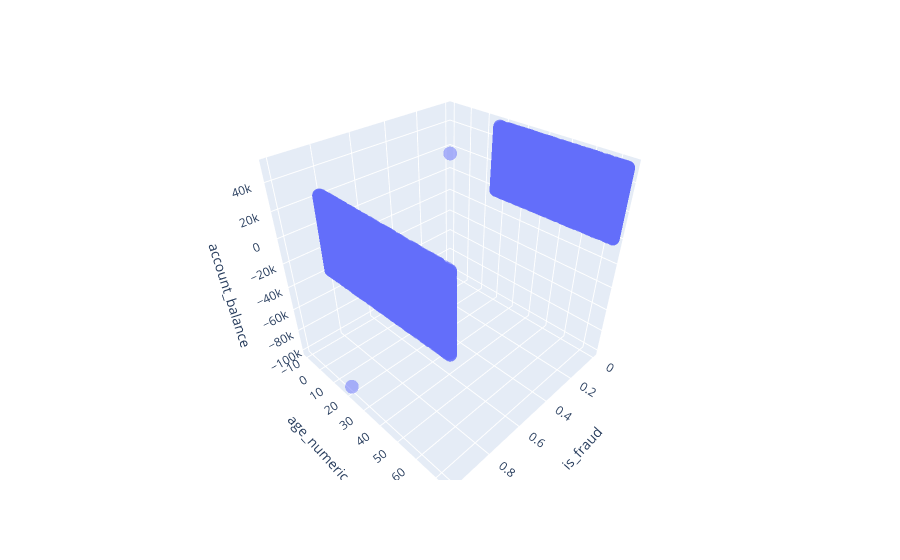

The notebook cell this image was saved under:
### Code cell
fig = px.scatter_3d(all_df, x="is_fraud", y="age_numeric", z="account_balance",
                    hover_name=all_df.index,
                    opacity=0.5)
fig.show()

### Figure 1 — Plotly figure (JSON) as saved in the notebook; plotly's stock layout.template omitted (floating-point values rounded to 4 significant figures; data arrays with more than 128 entries replaced by an {"elided": "..."} marker saying what was removed)
{"data": [{"hovertemplate": "<b>%{hovertext}</b><br><br>is_fraud=%{x}<br>age_numeric=%{y}<br>account_balance=%{z}<extra></extra>", "hovertext": {"elided": "32300 float values"}, "legendgroup": "", "marker": {"color": "#636efa", "opacity": 0.5, "symbol": "circle"}, "mode": "markers", "name": "", "scene": "scene", "showlegend": false, "type": "scatter3d", "x": {"elided": "32300 int values"}, "y": {"elided": "32300 float values"}, "z": {"elided": "32300 float values"}}], "layout": {"legend": {"tracegroupgap": 0}, "margin": {"t": 60}, "scene": {"domain": {"x": [0, 1], "y": [0, 1]}, "xaxis": {"title": {"text": "is_fraud"}}, "yaxis": {"title": {"text": "age_numeric"}}, "zaxis": {"title": {"text": "account_balance"}}}}}
